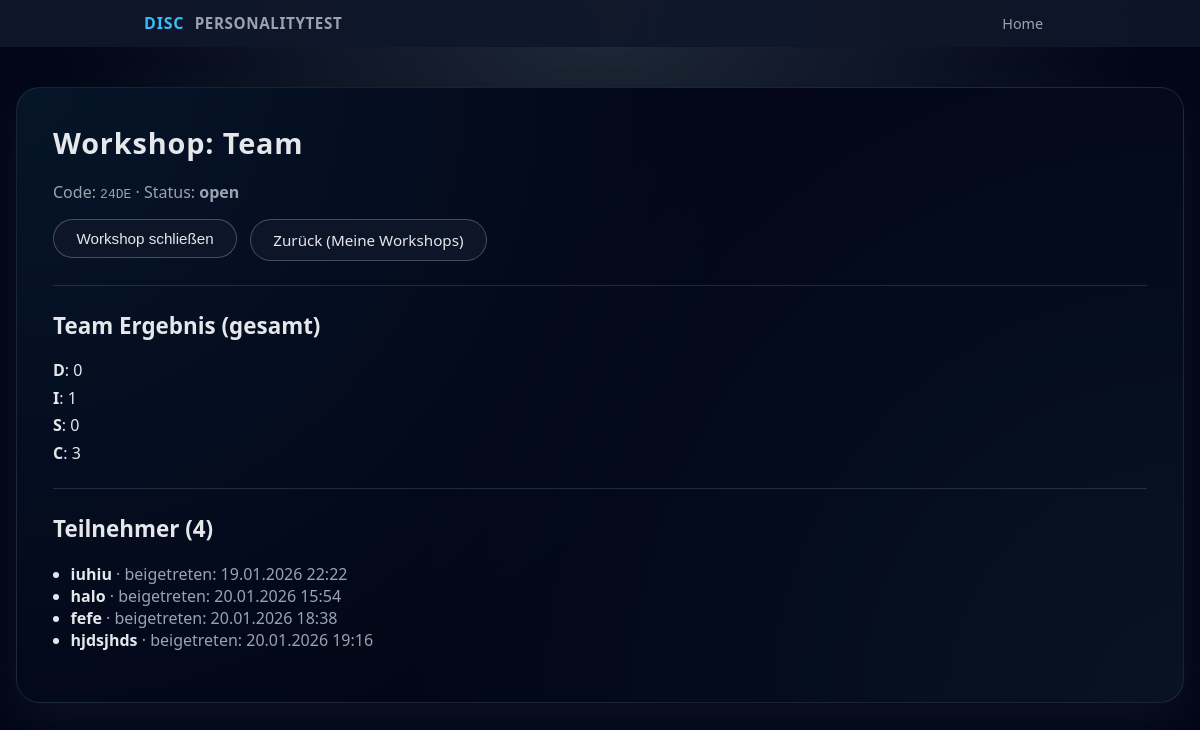
The app's page /workshops/24DE/host (signed in), older data.
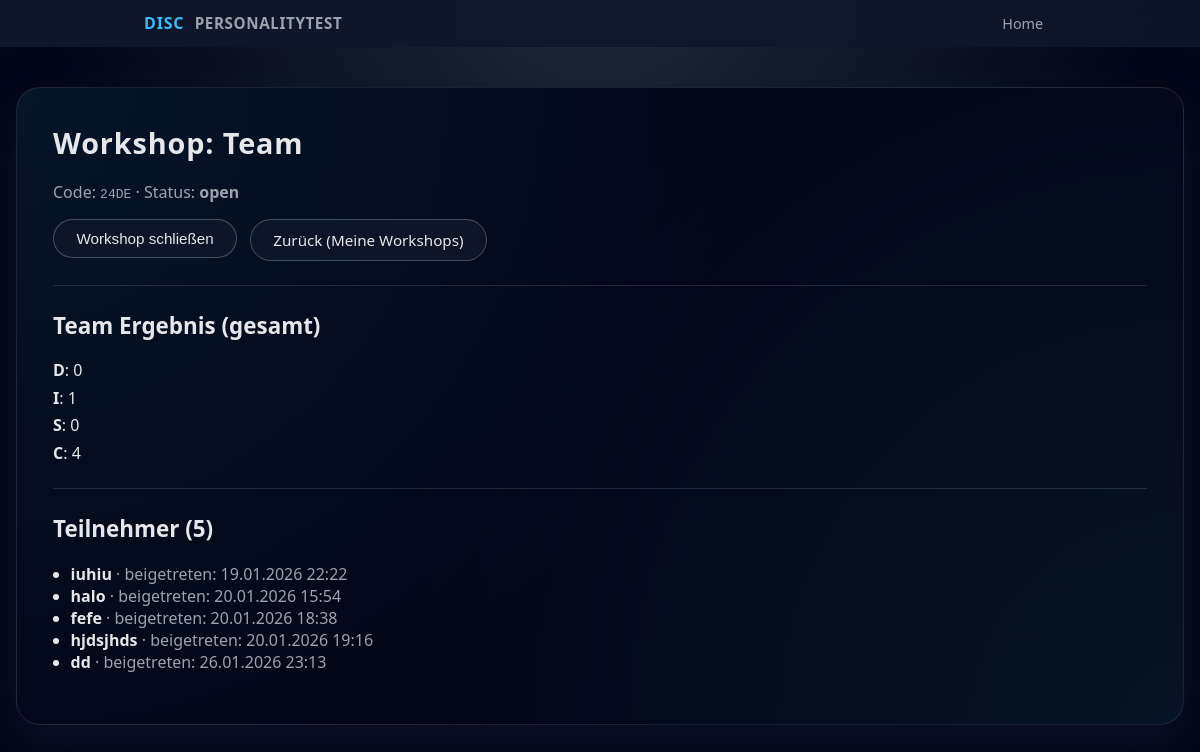
The same page, newer data.
### models.py (models this page shows)
class Workshop(db.Model):
    __tablename__ = "workshops"
    id = db.Column(db.Integer, primary_key=True)
    code = db.Column(db.String(16), unique=True, nullable=False)
    title = db.Column(db.String(200), nullable=False)
    status = db.Column(db.String(20), default="open", nullable=False)
    created_at = db.Column(db.DateTime, default=datetime.utcnow, nullable=False)
    host_id = db.Column(db.Integer, db.ForeignKey("hosts.id"), nullable=False)
    host = db.relationship("Host", back_populates="workshops")
    participants = db.relationship("Participant", back_populates="workshop", cascade="all, delete-orphan")
    answers = db.relationship("Answer", back_populates="workshop", cascade="all, delete-orphan")

class Participant(db.Model):
    __tablename__ = "participants"
    id = db.Column(db.Integer, primary_key=True)
    name = db.Column(db.String(120), nullable=False)
    participant_token = db.Column(db.String(64), unique=True, nullable=False)
    joined_at = db.Column(db.DateTime, default=datetime.utcnow, nullable=False)
    workshop_id = db.Column(db.Integer, db.ForeignKey("workshops.id"), nullable=False)
    workshop = db.relationship("Workshop", back_populates="participants")
    answers = db.relationship("Answer", back_populates="participant", cascade="all, delete-orphan")

### app.py (the view)
@app.route("/workshops/<code>/host", methods=["GET"])
def host_dashboard(code):
    if not require_host_login():
        return redirect(url_for("login_get"))
    workshop = Workshop.query.filter_by(code=code, host_id=session["host_id"]).first_or_404() #Workshop des eingeloggten Hosts holen
    participants = Participant.query.filter_by(workshop_id=workshop.id).order_by(Participant.joined_at.asc()).all() #Teilnehmer des Workshops holen
    team_counts = {"D": 0, "I": 0, "S": 0, "C": 0}
    team_ties = 0
    all_answers = (
        db.session.query(Answer, Question)
        .join(Question, Answer.question_id == Question.id)
        .filter(Answer.workshop_id == workshop.id)
        .all()
    )
    participant_scores = {}
    for a, q in all_answers:
        participant_scores.setdefault(
            a.participant_id,
            {"D": 0, "I": 0, "S": 0, "C": 0}
        )
        participant_scores[a.participant_id][q.dimension] += a.value
    for scores in participant_scores.values():
        dominant = dominant_types(scores)
        if len(dominant) == 1:
            team_counts[dominant[0]] += 1
        elif len(dominant) > 1:
            team_ties += 1
    return render_template(
        "host_dashboard.html",
        workshop=workshop,
        participants=participants,
        team_results=team_counts,
        team_ties=team_ties,
    )

### app.py (called while the page is built)
def dominant_types(scores):
    if not scores:
        return []
    max_value = max(scores.values())
    return [key for key, value in scores.items() if value == max_value]

def require_host_login():
    return "host_id" in session

### templates/host_dashboard.html (shortened to what this page needs)
{% extends "base.html" %}
{% block content %}
<h1>Workshop: {{ workshop.title }}</h1>
<p>
  Code: <code>{{ workshop.code }}</code> · Status:
  <strong>{{ workshop.status }}</strong>
</p>
<div class="btn-row" style="margin-top: 1rem;">
  <form method="POST" action="{{ url_for('workshop_toggle', code=workshop.code) }}" style="margin:0;">
    {% if workshop.status == "open" %}
      <button class="btn btn-secondary" type="submit">Workshop schließen</button>
    {% else %}
      <button class="btn btn-primary" type="submit">Workshop öffnen</button>
    {% endif %}
  </form>
  <a class="btn btn-secondary" href="{{ url_for('dashboard') }}">Zurück (Meine Workshops)</a>
</div>
<hr style="margin: 1.5rem 0; border: 0; border-top: 1px solid rgba(148,163,184,0.2);">
<h2>Team Ergebnis (gesamt)</h2>
<ul class="results-list">
  <li><strong>D</strong>: {{ team_results["D"] }}</li>
  <li><strong>I</strong>: {{ team_results["I"] }}</li>
  <li><strong>S</strong>: {{ team_results["S"] }}</li>
  <li><strong>C</strong>: {{ team_results["C"] }}</li>
</ul>
<hr style="margin: 1.5rem 0; border: 0; border-top: 1px solid rgba(148,163,184,0.2);">
<h2>Teilnehmer ({{ participants|length }})</h2>
{% if participants|length == 0 %}
  <p>Noch keine Teilnehmer beigetreten.</p>
{% else %}
  <ul>
    {% for p in participants %}
      <li>
        <strong>{{ p.name }}</strong>
        <span style="color: var(--muted);">· beigetreten: {{ p.joined_at.strftime("%d.%m.%Y %H:%M") }}</span>
      </li>
    {% endfor %}
  </ul>
{% endif %}
{% endblock %}

### templates/base.html (shortened to what this page needs)
<!DOCTYPE html>
<html lang="de">
<head>
    <link rel="stylesheet" href="{{ url_for('static', filename='style.css') }}">
</head>
<body>
<header class="topbar">
    <div class="topbar-inner">
        <div class="brand">
            <span class="brand-logo">DISC</span>
            <span class="brand-text">personalitytest</span>
        </div>
        <nav class="nav-links">
            <a href="{{ url_for('index') }}">Home</a>
        </nav>
    </div>
</header>
<main class="page {% if fullscreen %}page-fullscreen{% endif %}">
    <div class="{% if not fullscreen %}card{% endif %}">
        {% block content %}{% endblock %}
    </div>
</main>
</body>
</html>

### static/style.css (style rules this page uses)
:root { --bg: #0f172a; --bg-soft: #111827; --card-bg: #0b1120; --accent: #38bdf8; --accent-soft: rgba(56, 189, 248, 0.15); --accent-strong: #0ea5e9; --text: #e5e7eb; --muted: #9ca3af; --danger: #f97373; --border: #1f2937; --radius-lg: 18px; --radius-full: 999px; --shadow-soft: 0 18px 45px rgba(15, 23, 42, 0.65); --spacing: 1.25rem; --font-main: system-ui, -apple-system, BlinkMacSystemFont, "Segoe UI", sans-serif; }
*, *::before, *::after { box-sizing: border-box; }
body { margin: 0; min-height: 100vh; background: radial-gradient(circle at top, #1f2937 0, #020617 55%); color: var(--text); font-family: var(--font-main); display: flex; flex-direction: column; }
.topbar { position: sticky; top: 0; z-index: 20; background: linear-gradient(to right, rgba(15,23,42,0.95), rgba(15,23,42,0.85)); border-bottom: 1px solid rgba(15, 23, 42, 0.8); backdrop-filter: blur(18px); }
.topbar-inner { max-width: 960px; margin: 0 auto; padding: 0.75rem 1.5rem; display: flex; align-items: center; justify-content: space-between; }
.brand { display: flex; align-items: center; gap: 0.65rem; }
.brand-logo { font-weight: 800; font-size: 1rem; color: #38bdf8; letter-spacing: 0.05em; }
.brand-text { font-weight: 600; font-size: 0.95rem; letter-spacing: 0.04em; text-transform: uppercase; color: var(--muted); }
.nav-links a { color: var(--muted); text-decoration: none; font-size: 0.9rem; padding: 0.4rem 0.8rem; border-radius: var(--radius-full); transition: background 0.15s ease, color 0.15s ease; }
.page { flex: 1; display: flex; align-items: flex-start; justify-content: center; padding: 2.5rem 1rem 3.5rem; }
.card { width: 100%; max-width: 1100; background: radial-gradient(circle at top left, rgba(56,189,248,0.08), transparent 55%), radial-gradient(circle at bottom right, rgba(94,234,212,0.06), transparent 60%), #020617; border-radius: 24px; border: 1px solid rgba(148, 163, 184, 0.16); box-shadow: var(--shadow-soft); padding: 2.2rem clamp(1.6rem, 3vw, 2.4rem); }
h1, h2, h3 { margin-top: 0; font-weight: 600; }
h1 { font-size: clamp(1.8rem, 2.2vw, 2.1rem); letter-spacing: 0.03em; }
h2 { font-size: clamp(1.4rem, 1.8vw, 1.7rem); }
p { margin: 0.3rem 0 0.8rem; color: var(--muted); }
ul { padding-left: 1.1rem; }
.btn-row { display: flex; flex-wrap: wrap; gap: 0.8rem; margin-top: 6.4rem; }
.btn { display: inline-flex; align-items: center; justify-content: center; padding: 0.6rem 1.4rem; border-radius: var(--radius-full); border: 1px solid transparent; font-size: 0.95rem; font-weight: 500; text-decoration: none; cursor: pointer; transition: transform 0.1s ease, box-shadow 0.15s ease, background 0.15s ease, border-color 0.15s ease; }
.btn-secondary { background: rgba(15, 23, 42, 0.9); color: var(--text); border-color: rgba(148, 163, 184, 0.4); }
form { margin-top: 1.2rem; display: flex; flex-direction: column; gap: 0.9rem; }
.results-list { list-style: none; padding-left: 0; margin-top: 1rem; }
.results-list li { margin-bottom: 0.35rem; }
form button[type="submit"], form .btn { align-self: flex-start; }

Row changes from the older to the newer data that the page shows:
added Participant: name "dd", joined_at "26.01.2026 23:13"
Text that changed along with them:
{{ team_results["C"] }}: "3" → "4"
{{ participants|length }}: "4" → "5"
